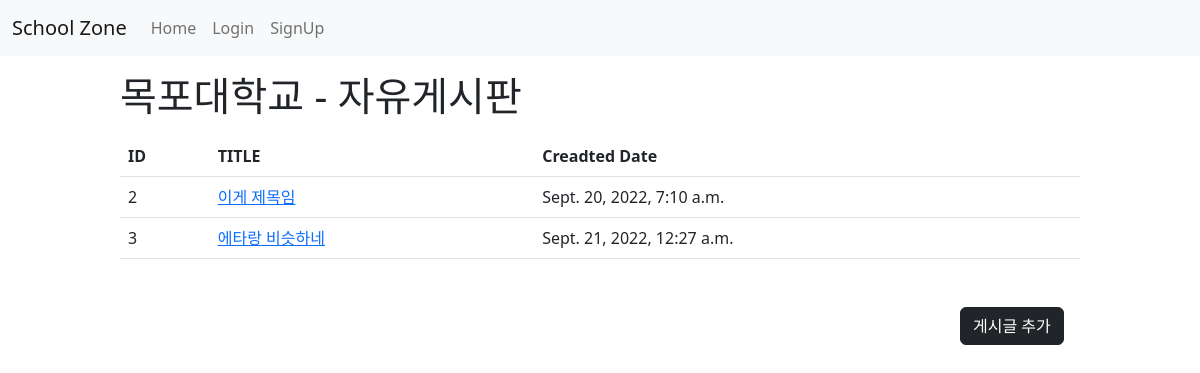
The app's page /1/1, older data.
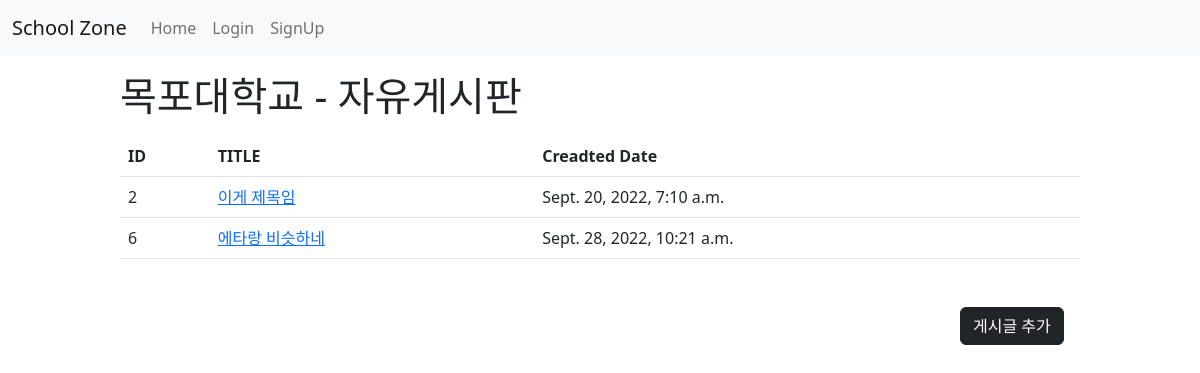
The same page, newer data.
### board/models.py (models this page shows)
class School(models.Model):
    school = models.CharField(max_length=30)
    created_at = models.DateTimeField(auto_now_add=True)

class Post(models.Model):
    board = models.ForeignKey(Board, on_delete=models.CASCADE, null=False, blank=False)
    author = models.ForeignKey(User, on_delete=models.CASCADE, null=False, blank=False)
    title = models.CharField(max_length=50)
    content = models.TextField()
    created_at = models.DateTimeField(auto_now_add=True)

### board/views.py (the view)
# urls.py: path('<int:school_id>/<int:board_id>', views.post, name='post'),
def post(request, school_id, board_id):
    school_name = school_name_sql(school_id)
    board_name = board_name_sql(board_id)
    post_data = Post.objects.raw('SELECT * FROM board_post WHERE board_id = %s', [board_id])
    context = {'post_data': post_data, 'board_id': board_id, 'school_id': school_id, 'board_name': board_name,
               'school_name': school_name}
    return render(request, 'board/post.html', context)

### board/views.py (called while the page is built)
def school_name_sql(school_id):
    cursor = connections['default'].cursor()
    cursor.execute('SELECT school FROM board_school WHERE id = %s', [school_id])
    school_name = cursor.fetchone()[0]
    cursor.close()
    return school_name

def board_name_sql(board_id):
    cursor = connections['default'].cursor()
    cursor.execute('SELECT board FROM board_board WHERE id = %s', [board_id])
    board_name = cursor.fetchone()[0]
    cursor.close()
    return board_name

### templates/board/post.html (shortened to what this page needs)
<!DOCTYPE html>
<html lang="en">
<head>
    <link href="https://cdn.jsdelivr.net/npm/bootstrap@5.2.0/dist/css/bootstrap.min.css" rel="stylesheet"
>
</head>
<body>
{% include 'nav.html' %}
<h1 style="width: 80%; margin: auto;">{{ school_name }} - {{ board_name }}</h1>
<table class="table" style="width: 80%; margin: auto;">
    <thead>
    <tr>
        <th scope="col">ID</th>
        <th scope="col">TITLE</th>
        <th scope="col">Creadted Date</th>
    </tr>
    </thead>
    <tbody>
    {% if post_data %}
        {% for data in post_data %}
            <tr>
                <td>{{ data.id }}</td>
                <td><a href="{% url 'post_detail' school_id board_id data.id %}">{{ data.title }}</a></td>
                <td>{{ data.created_at }}</td>
            </tr>
        {% endfor %}
    {% endif %}
    </tbody>
</table>
<button type="button" class="btn btn-dark" onclick="location.href = '{% url 'post_create' school_id  board_id %}'"
        style="margin-top: 3rem; margin-left: 80%">게시글 추가
</button>
</body>
</html>

### templates/nav.html (shortened to what this page needs)
<nav class="navbar navbar-expand-lg bg-light">
    <div class="container-fluid">
        <a class="navbar-brand" href="{% url 'school' %}">School Zone</a>
        <div class="collapse navbar-collapse" id="navbarNav">
            <ul class="navbar-nav">
                <li class="nav-item">
                    <a class="nav-link" href="">Home</a>
            </ul>
        {% if user.is_authenticated %}
                <ul class="navbar-nav">
                    <li class="nav-item">
                        <a class="nav-link" href="{% url 'logout' %}">({{ user }}) - Logout</a>
                </ul>
        {% else %}
                <ul class="navbar-nav">
                    <li class="nav-item">
                        <a class="nav-link" href="{% url 'login' %}">Login</a>
                </ul>
                <ul class="navbar-nav">
                    <li class="nav-item">
                        <a class="nav-link" href="{% url 'signup' %}">SignUp</a>
                </ul>
        {% endif %}
    </div>
</nav>

Row changes from the older to the newer data that the page shows:
removed Post: id "3", title "에타랑 비슷하네", created_at "Sept. 21, 2022, 12:27 a.m."
added Post: id "6", title "에타랑 비슷하네", created_at "Sept. 28, 2022, 10:21 a.m."
